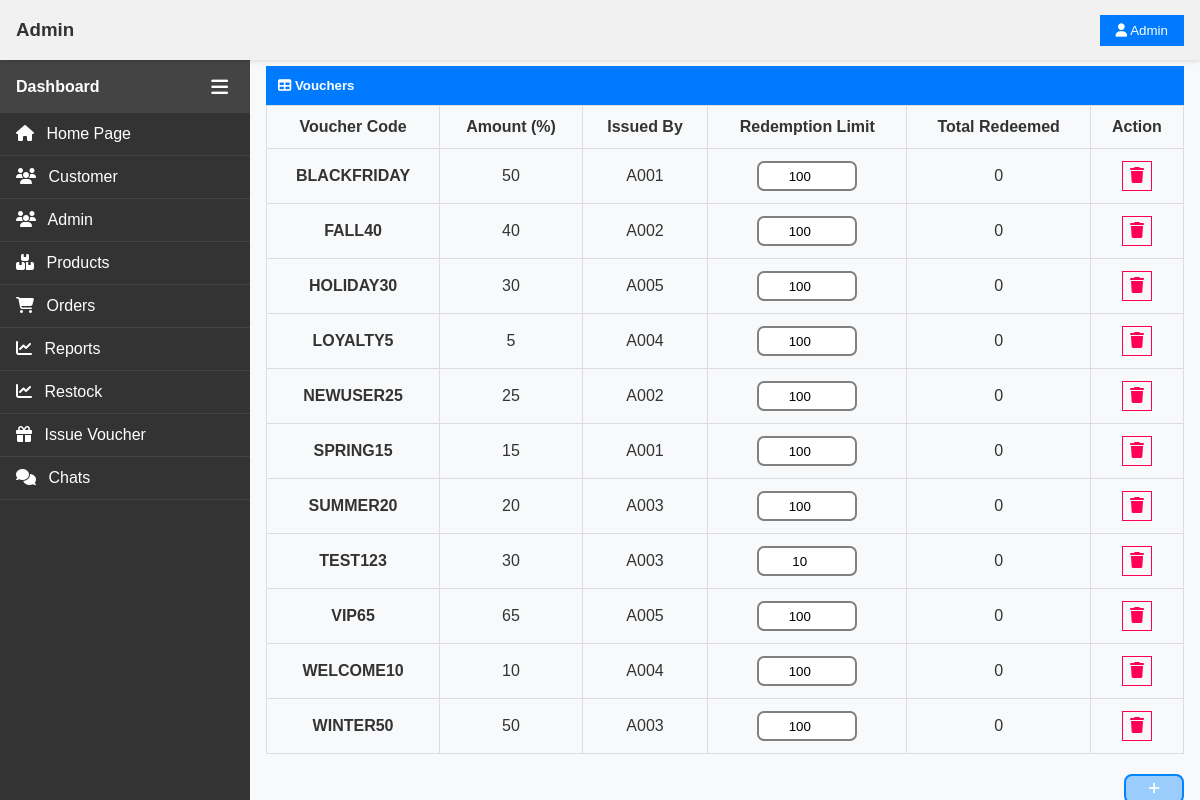
/pages/admin/issueVoucher.php (signed in), run on the app's committed database.
### tables this page shows
CREATE TABLE `vouchers` (
  `voucherCode` varchar(15) NOT NULL,
  `amount` int(3) NOT NULL,
  `issuedBy` varchar(10) NOT NULL,
  `allowedUsage` int(10) NOT NULL,
  `totalUsage` int(10) NOT NULL DEFAULT 0
);

### pages/admin/issueVoucher.php (the view, shortened to what this page needs)
<?php
require '../../_base.php';
require  "main.php";
$stm = $_db->prepare("Select * from vouchers");
$stm->execute();
$vouchers = $stm->fetchAll();
?>
<div class="main-content">
<table class="tb">
        <div class="tb-title">
                <h5 style="margin: 0;"><i class="fas fa-table"></i> Vouchers </h5>
        </div>
        <thead>
            <tr>
            <th class="th discount">Voucher Code</th>
            <th class="th discount">Amount (%)</th>
            <th class="th discount">Issued By</th>
            <th class="th discount">Redemption Limit</th>
            <th class="th discount">Total Redeemed</th>
            <th class="th discount">Action</th>
            </tr>
        </thead>
        <tbody>
            <?php foreach($vouchers as $vc): ?>
                <tr>
                    <td class="td"><?= $vc->voucherCode ?></td>
                    <td class="td"><?= $vc->amount ?></td>
                    <td class="td"><?= $vc->issuedBy ?></td>
                    <td class="td">
                        <input type="number" min="<?= $vc->totalUsage ?>" step="1" value="<?= $vc->allowedUsage ?>" data-id="<?= $vc->voucherCode ?>">
                    </td>
                    <td class="td"><?= $vc->totalUsage ?></td>
                    <td class="td"><i class="fas fa-trash" data-code="<?= $vc->voucherCode ?>"></i></td>
                </tr>
            <?php endforeach ?>
        </tbody>
</table>
<button class="addVoucher"><i class="fas fa-plus"></i></button>
</div>
<?php
require '../../admin_foot.php';
?>

### css/main.css (style rules this page uses)
body { margin: 0; padding: 0; font-family: Arial, sans-serif; background-color: #f8f9fa; color: #333; }
.main-content { margin-left: var(--sidebar-width); margin-top: 50px; padding: 1rem; }
.tb-title { background-color: #007bff; color: #fff; padding: 0.75rem; }
.tb { width: 100%; border-collapse: collapse; }
.th { padding: 0.75rem; border: 1px solid #ddd; }
.td { padding: 0.75rem; border: 1px solid #ddd; }

### css/topbar.css (style rules this page uses)
:root { --topbar-height: 60px; }

### css/sidebar.css (style rules this page uses)
:root { --sidebar-width: 250px; --topbar-height: 60px; }

### css/admin.css (style rules this page uses)
* { box-sizing: border-box; }
:root { --side-container-width: 150px; }
body { margin: 0; font-family: Arial, sans-serif; }
.main-content { margin-left: var(--sidebar-width); margin-top: 50px; padding: 1rem; }
.tb-title { background-color: #007bff; color: #fff; padding: 0.75rem; }
.tb { width: 100%; border-collapse: collapse; }
.th { padding: 0.75rem; border: 1px solid #ddd; }
.td { padding: 0.75rem; border: 1px solid #ddd; }

### pages/admin/issueVoucher.php (style rules this page uses)
td { text-align: center; }
.addVoucher { display: block; cursor: pointer; margin-top: 20px; float:right; width: 60px; height: 30px; color: rgb(255, 255, 255); background: rgba(0, 132, 255, 0.38); border: 2px solid rgb(0, 132, 255); border-radius: 8px; transition: transform 0.2s ease; }
td > input { width: 100px; height: 30px; border: 2px solid grey; border-radius: 7px; text-align:center; }
tr > td:first-child { font-weight: bold; }
.fa-trash { border: 1px solid currentColor; color: rgb(255, 0, 85); width: 30px; height: 30px; padding: 5px; cursor: pointer; }

### data on the page
vouchers: voucherCode "BLACKFRIDAY", amount "50", issuedBy "A001", allowedUsage "100", totalUsage "0"
vouchers: voucherCode "FALL40", amount "40", issuedBy "A002", allowedUsage "100", totalUsage "0"
vouchers: voucherCode "HOLIDAY30", amount "30", issuedBy "A005", allowedUsage "100", totalUsage "0"
vouchers: voucherCode "LOYALTY5", amount "5", issuedBy "A004", allowedUsage "100", totalUsage "0"
vouchers: voucherCode "NEWUSER25", amount "25", issuedBy "A002", allowedUsage "100", totalUsage "0"
vouchers: voucherCode "SPRING15", amount "15", issuedBy "A001", allowedUsage "100", totalUsage "0"
vouchers: voucherCode "SUMMER20", amount "20", issuedBy "A003", allowedUsage "100", totalUsage "0"
vouchers: voucherCode "TEST123", amount "30", issuedBy "A003", allowedUsage "10", totalUsage "0"
vouchers: voucherCode "VIP65", amount "65", issuedBy "A005", allowedUsage "100", totalUsage "0"
vouchers: voucherCode "WELCOME10", amount "10", issuedBy "A004", allowedUsage "100", totalUsage "0"
vouchers: voucherCode "WINTER50", amount "50", issuedBy "A003", allowedUsage "100", totalUsage "0"
